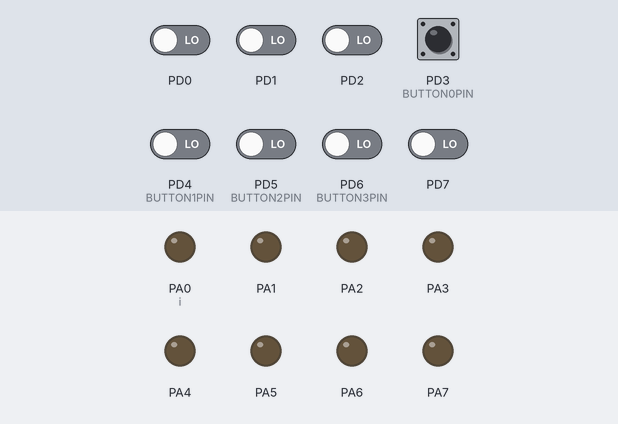
The program below on a simulated ATmega128, built with avr-gcc and emulated at 16 MHz. Parts: output pins drawn as LEDs (lit = HIGH). Dashed ring = blinking. The inputs (shaded band) are chosen by the test bench; at power-on: PD0–2, PD3 (BUTTON0PIN), PD4 (BUTTON1PIN), PD5 (BUTTON2PIN), PD6 (BUTTON3PIN), PD7 LOW.

Above: at 1.2 s.
1.3 s: PD3 (BUTTON0PIN) pulled HIGH for 0.15 s
At 1.8 s:
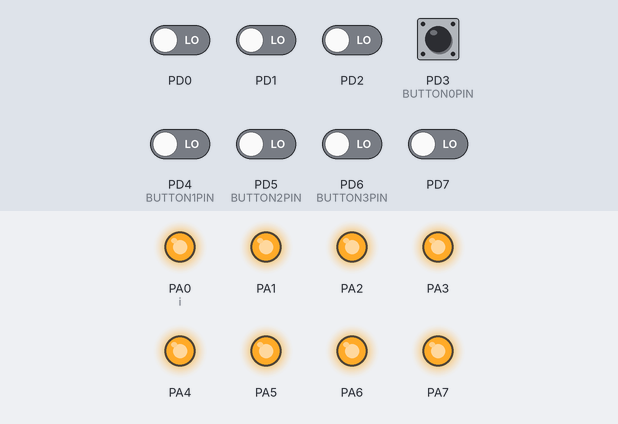
2.9 s: PD3 (BUTTON0PIN) pulled HIGH for 1 s
At 4.36 s:
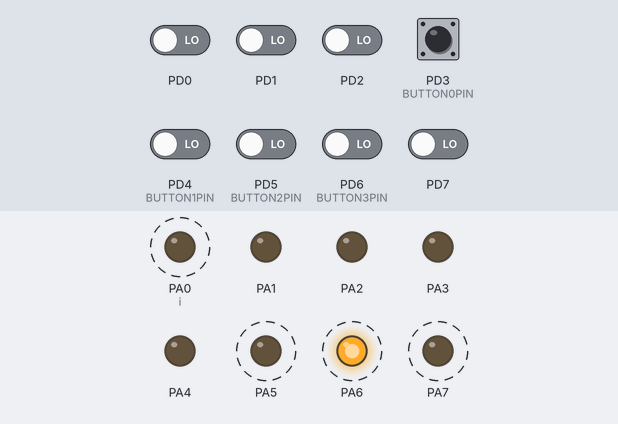
6.3 s: PD3 (BUTTON0PIN) pulled HIGH for 0.15 s
9.3 s: PD3 (BUTTON0PIN) pulled HIGH for 0.15 s
At 10.09 s:
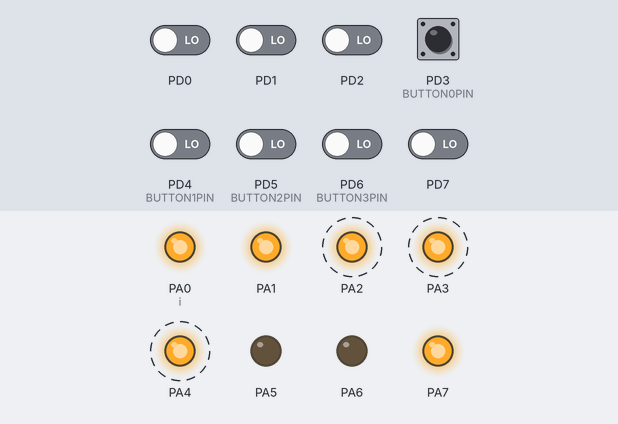
12.3 s: PD3 (BUTTON0PIN) pulled HIGH for 1 s
At 13.46 s:
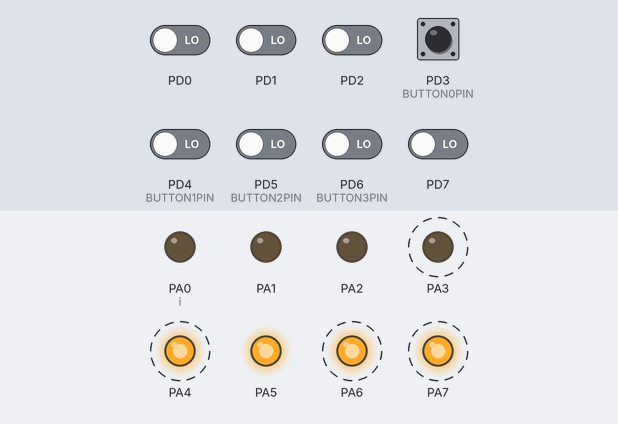
16.3 s: PD3 (BUTTON0PIN) pulled HIGH for 0.15 s
Timing chart, 0 to 20.3 s (numbered marks = the images above; inputs shaded):
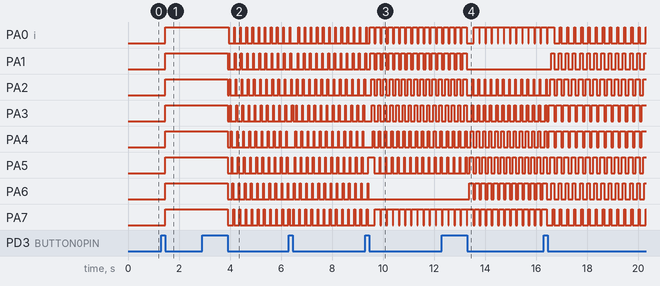

The program:

main.c
```c
/*
 * 01.LED_CONTROL.c
 *
 * Created: 2026-06-10 오전 10:20:27
 * Author : user
 */

#define F_CPU 16000000UL   // 16MHz
#include <avr/io.h>  // PORTA PORTD 등의 I/O register들이 들어 있다.
#include <util/delay.h>   // _delay_ms _delay_us 등의 함수 가 들어 있다.

#include "button.h"

extern void init_led(void);
extern void init_button(void);
extern int get_button(int button_num, int button_pin);
extern int led_main(void);
extern void led_all_on(void);
extern void led_all_off(void);
extern void led_shift_left_on(void);
extern void led_shift_right_on(void);
extern void led_shift_left_keep_on(void);
extern void led_shift_right_keep_on(void);
extern void led_flower_on(void);
extern void led_flower_off(void);

typedef enum STATE {LED_ALL_OFF, LED_ALL_ON, LED_SHIFT_LEFT_ON, LED_SHIFT_RIGHT_ON,
	LED_SHIFT_LEFT_KEEP_ON, LED_SHIFT_RIGHT_KEEP_ON, FLOWER_ON, FLOWER_OFF };

#if 1
int main(void)
{
	int button0_cnt = 0;   // 버튼 눌림 카운트

	init_button();
	init_led();

	while (1)
	{
		if (get_button(BUTTON0, BUTTON0PIN))
		{
			button0_cnt++;
		}

		switch(button0_cnt)
		{
			case LED_ALL_OFF :
			led_all_off();
			break;
			case LED_ALL_ON :
			led_all_on();
			break;
			case LED_SHIFT_LEFT_ON :
			led_shift_left_on();
			break;
			case LED_SHIFT_RIGHT_ON :
			led_shift_right_on();
			break;
			case LED_SHIFT_LEFT_KEEP_ON :
			led_shift_left_keep_on();
			break;
			case LED_SHIFT_RIGHT_KEEP_ON :
			led_shift_right_keep_on();
			break;
			case FLOWER_ON :
			led_flower_on();
			break;
			case FLOWER_OFF :
			led_flower_off();
			button0_cnt = 0;
			break;
			default :
			led_all_off();
		}
	}
}
#endif

#if 0
int main(void)
{
	DDRA = 0b11111111;    // PORTA에 LED가 8개 연결 되어 있으므로 all 1(출력)으로 설정 한다.
	                      // DDR(Data Direction Register) 방향 설정
						  // 1: 출력 0:입력
    while (1)
    {
		PORTA = 0b11111111;   // all on
		_delay_ms(1000);   // 1초 유지  1000ms : 1초 500ms : 0.5초
		PORTA = 0b00000000;  // all off
		_delay_ms(1000);    // 1초 sleep
    }
}
#endif
```

button.c
```c
/*
 * button.c
 *
 * Created: 2026-06-10 오후 1:25:20
 *  Author: user
 */

#include "button.h"

void init_button(void);
int get_button(int button_num, int button_pin);

// 버튼 초기화 방향설정(입력)
void init_button(void)
{
	BUTTON_DDR &= ~(1 << BUTTON0PIN | 1 << BUTTON1PIN | 1 << BUTTON2PIN | 1 << BUTTON3PIN);
	// BUTTON_DDR &= 0xf0;
	// BUTTON_DDR &= 0x0f
}

// 예) BUTTON0 3
//    button을 눌렀다 떼면 : 1을 리턴
//          이 idle 상태 : 0을 리턴

int get_button(int button_num, int button_pin)
{
	static unsigned char button_status[BUTTON_NUMBER] =
	{
		BUTTON_RELEASE,BUTTON_RELEASE,BUTTON_RELEASE,BUTTON_RELEASE
	};
	// static 지역변수에 static을 선언하면 함수를 빠져나와 다시 들어가도 이전값유지
	int current_state;

	// 1. button을 읽는다.
	current_state = BUTTON_PIN & (1 << button_pin);
	// 2. 버튼 상태 check
	if (current_state  && button_status[button_num] == BUTTON_RELEASE)  // 버튼이 처음 눌려진 상태
	{
		_delay_ms(15);  // noise가 지나가기를 기다린다.
		button_status[button_num] =BUTTON_PRESS;
		return 0;     // 아직은 완전히 눌렀다 뗀 상태가 아니다.
	}
	else if (button_status[button_num] == BUTTON_PRESS && current_state == BUTTON_RELEASE)
	{  // 버튼이 이전에 눌려진 상태였으며 지금은 떼어진 상태
		_delay_ms(15);  // noise가 지나가기를 기다린다.
		button_status[button_num] = BUTTON_RELEASE;   // 다음 버튼을 체크 하기 위하여 초기화
		return 1;   // 완전히 1번 눌렀다 뗀 상태로 인정 한다.
	}

	return 0;   // 버튼이 open 상태 이다.
}
```

button.h
```c
/*
 * button.h
 *
 * Created: 2026-06-10 오전 11:45:01
 *  Author: user
 */

#define F_CPU 16000000UL  //16MHz
#include <avr/io.h>  // PORTA PORTB PORTD... IO관련 reg가 들어 있다.
#include <util/delay.h>  // _delay_ms _delay_us 등

#define  BUTTON_DDR  DDRD
#define  BUTTON_PIN  PIND   // PORTD를 읽는 register 5v:1  0v:0

#define  BUTTON0PIN 3    // PORTD.4
#define  BUTTON1PIN 4    // PORTD.5
#define  BUTTON2PIN 5    // PORTD.6
#define  BUTTON3PIN 6    // PORTD.7

#define  BUTTON0   0   // PORTD.3의 가상 index (sw번호)
#define  BUTTON1   1   // PORTD.4의 가상 index (sw번호)
#define  BUTTON2   2   // PORTD.5의 가상 index (sw번호)
#define  BUTTON3   3   // PORTD.6의 가상 index (sw번호)
#define  BUTTON_NUMBER  4   // 버튼 갯수

#define  BUTTON_PRESS  1      // 버튼을 누르면 high (active-high)
#define  BUTTON_RELEASE 0     // 버튼을 뗀 상태 (low)
```

led.c
```c
/*
 * led.c
 *
 * Created: 2026-06-10 오후 3:10:22
 *  Author: user
 */

#include "led.h"

void init_led(void);
void led_all_on(void);
void led_all_off(void);
void led_shift_left_on(void);
void led_shift_right_on(void);
void led_shift_left_keep_on(void);
void led_shift_right_keep_on(void);
int led_main(void);
void led_flower_on(void);
void led_flower_off(void);

int led_main(void)
{
	led_all_off();

	while(1)
	{
		led_shift_left_keep_on();
		_delay_ms(300);

		led_all_off();
		_delay_ms(300);

		led_shift_right_keep_on();
		_delay_ms(300);

		led_all_off();
		_delay_ms(300);

		led_flower_on();
		_delay_ms(300);

		led_all_off();
		_delay_ms(300);

		led_flower_off();
		_delay_ms(300);
	}

	return 0;
}

// ---- LED 세팅 초기화 ----
void init_led(void)
{
	DDRA=0xff;  // PORTA 를 출력 모드로 설정
	PORTA=0x00;  // PORTA에 물려있는 led를 all off
}

// ---- LED 모두 점등 ----
void led_all_on(void)
{
	PORTA=0xff;
}

// ---- LED 모두 소등 ----
void led_all_off(void)
{
	PORTA=0x00;
}

// ---- LED 왼쪽부터 하나씩 점등 ----
void led_shift_left_on(void)
{
	static int i = 0;

	*(unsigned char *) 0x3B = 1 << i;
	i = (i + 1) % 8;

	_delay_ms(30);
}

// ---- LED 오른쪽부터 하나씩 점등 ----
void led_shift_right_on(void)
{
	static int i = 0;

	*(unsigned char *) 0x3B = 0x80 >> i;
	i = (i + 1) % 8;

	_delay_ms(30);
}

// ---- LED 왼쪽부터 채워서 점등 ----
void led_shift_left_keep_on(void)
{
	static int i = 0;

	PORTA |= 1 << i;

	i = (i + 1) % 8;

	if(i == LED_NUMBER - 1)
	{
		led_all_off();
	}

	_delay_ms(30);
}

// ---- LED 오른쪽부터 채워서 점등 ----
void led_shift_right_keep_on(void)
{
	static int i = 0;

	PORTA |= 0x80 >> i;
	i = (i + 1) % 8;

	if(i == LED_NUMBER - 1)
	{
		led_all_off();
	}

	_delay_ms(30);
}

// ---- LED flower on ----
void led_flower_on(void)
{
	static int i = 0;

	*(unsigned char *) 0x3B |= 1 << (3-i) | 1 << (4+i);

	if(i == LED_NUMBER/2)
	{
		led_all_off();
		_delay_ms(30);
	}
	i = (i + 1) % 5;
	_delay_ms(50);
}

// ---- LED flower off ----
void led_flower_off(void)
{
	static int i = 0;

	led_all_on();

	*(unsigned char *) 0x3B &= ~(1 << i | 1 << (7-i));

	i = (i + 1) % 5;

	_delay_ms(30);
}
```

led.h
```c
/*
 * led.h
 *
 * Created: 2026-06-10 오후 3:09:22
 *  Author: user
 */


#ifndef LED_H_
#define LED_H_
#define F_CPU 16000000UL  // 16MHz
#include <avr/io.h>  // PORTA PORTB PORTD... IO관련 reg가 들어 있다.
#include <util/delay.h>  // _delay_ms _delay_us 등

#define LED_NUMBER 8

#endif /* LED_H_ */
```

Measured:
- after the input at 1.3 s, PA0 (i), PA1–7: LOW → HIGH after 0.17 s
- after the input at 2.9 s, PA0 (i), PA5–7: alternates HIGH for 0.03 s and LOW for 0.21 s, starting after 1.0 s; PA1–4: HIGH → LOW after 1.0 s, then repeats every 0.24 s: HIGH 0.03 s, LOW 0.21 s
- after the input at 9.3 s, PA6: goes on until 9.4 s, then stays LOW
- after the input at 12.3 s, PA1: goes on until 13.3 s, then stays LOW; PA6: alternates HIGH for 0.15 s and LOW for 0.09 s, starting after 1.1 s
- after the input at 16.3 s, PA1: alternates HIGH for 0.10 s and LOW for 0.18 s, starting after 0.29 s
